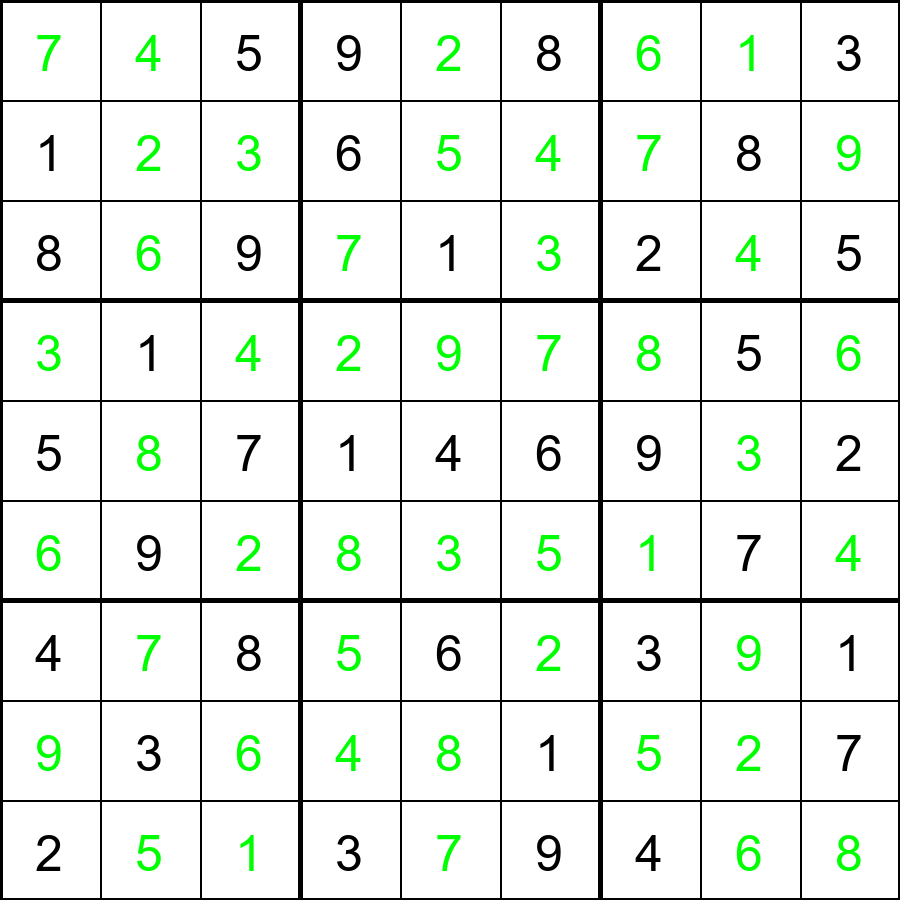
#> input picture backend/Temp/solution.png, 900 x 900 px
$ python -i Extract_Puzzle.py   (imports and definitions only)
#> lines starting #> are read from the running program, lines starting #| are printed output that depends on the picture; after the words box and inside, x2 and y2 are one past the last pixel; in counts of white or black regions, pixels touching at a corner belong together
#> further down, picture is the input picture: shape (900, 900, 3); mean B, G, R 231.6, 236.4, 231.6
# import the necessary packages
from imutils.perspective import four_point_transform
from keras_preprocessing.image import img_to_array
from skimage.segmentation import clear_border
import numpy as np
import imutils
import cv2
from Draw import *


def find_puzzle(image, debug=False):
    # convert the image to grayscale and blur it slightly
#> called with debug = False
    gray = cv2.cvtColor(image, cv2.COLOR_BGR2GRAY)
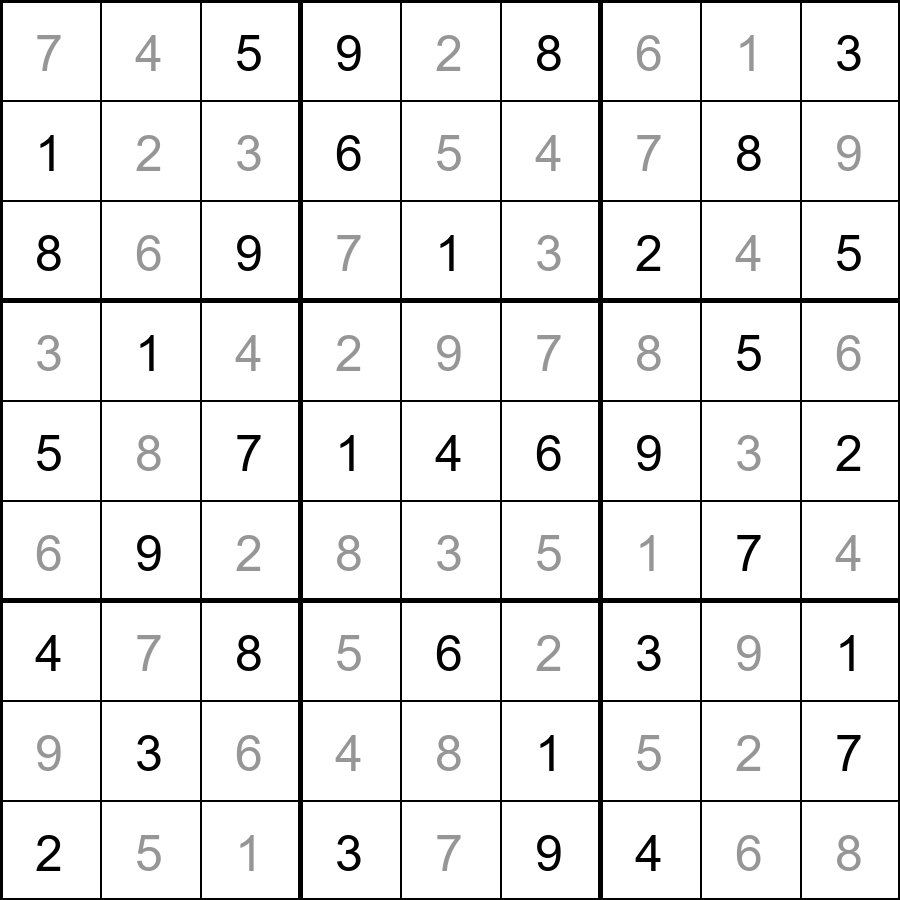
#> gray: shape (900, 900); min 0, max 255, mean 234.4
    blurred = cv2.GaussianBlur(gray, (7, 7), 3)
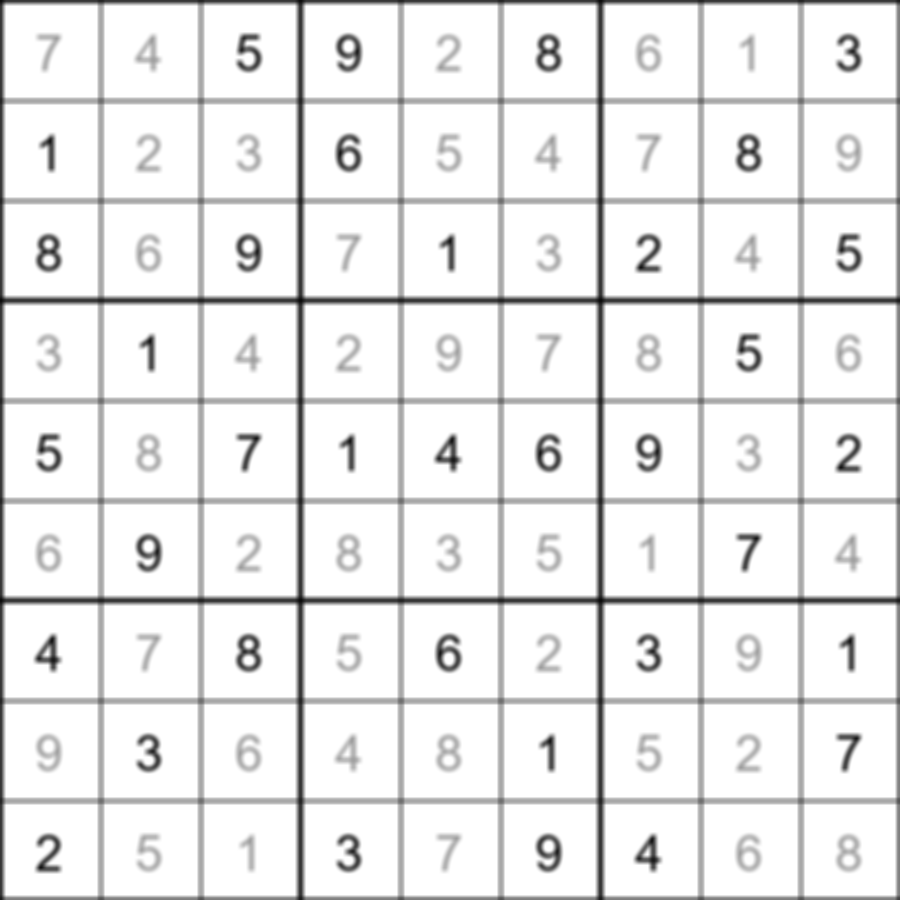
#> blurred: shape (900, 900); min 11, max 255, mean 234.6
    # apply adaptive thresholding and then invert the threshold map
    thresh = cv2.adaptiveThreshold(blurred, 255,
                                   cv2.ADAPTIVE_THRESH_GAUSSIAN_C, cv2.THRESH_BINARY, 11, 2)
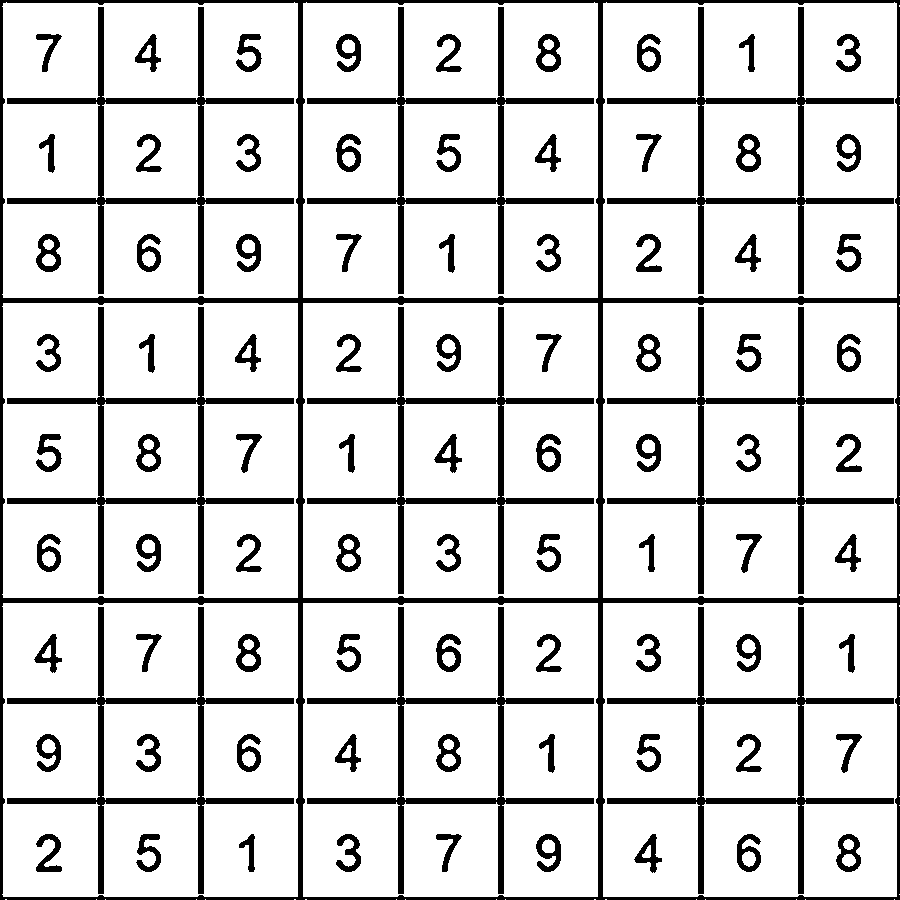
#> thresh: shape (900, 900); 84.7% white; 91 black regions, largest, box (x1, y1, x2, y2) and area: (0, 0, 900, 900) 29206, (7, 7, 294, 294) 6680, (307, 7, 594, 294) 6680
    thresh = cv2.bitwise_not(thresh)
#> thresh: shape (900, 900); 15.3% white; 91 white regions
    # check to see if we are visualizing each step of the image
    # processing pipeline (in this case, thresholding)
    if debug:
        cv2.imshow("Puzzle Thresh", thresh)
        cv2.waitKey(0)
    # find contours in the thresholded image and sort them by size in
    # descending order
    cnts = cv2.findContours(thresh.copy(), cv2.RETR_EXTERNAL, cv2.CHAIN_APPROX_SIMPLE)
#> cnts = 1 contour; box (x1, y1, x2, y2) and area: (0, 0, 900, 900) 808155
    cnts = imutils.grab_contours(cnts)
    cnts = sorted(cnts, key=cv2.contourArea, reverse=True)
    # initialize a contour that corresponds to the puzzle outline
    puzzleCnt = None
    # loop over the contours
    for c in cnts:
        # approximate the contour
        peri = cv2.arcLength(c, True)
        approx = cv2.approxPolyDP(c, 0.02 * peri, True)
        # if our approximated contour has four points, then we can
        # assume we have found the outline of the puzzle
        if len(approx) == 4:
            puzzleCnt = approx
            break
#> this loop made 1 pass
#> (peri, puzzleCnt) on pass 1: (3625.8, [[0, 0], [0, 899], [899, 899], [899, 0]])
    # if the puzzle contour is empty then our script could not find
    # the outline of the Sudoku puzzle so raise an error
    if puzzleCnt is None:
        raise Exception(("Could not find Sudoku puzzle outline. "
                         "Try debugging your thresholding and contour steps."))
    # check to see if we are visualizing the outline of the detected
    # Sudoku puzzle
    if debug:
        # draw the contour of the puzzle on the image and then display
        # it to our screen for visualization/debugging purposes
        output = image.copy()
        cv2.drawContours(output, [puzzleCnt], -1, (0, 255, 0), 2)
        cv2.imshow("Puzzle Outline", output)
        cv2.waitKey(0)
    # apply a four point perspective transform to both the original
    # image and grayscale image to obtain a top-down bird's eye view
    # of the puzzle
    puzzle = four_point_transform(image, puzzleCnt.reshape(4, 2))
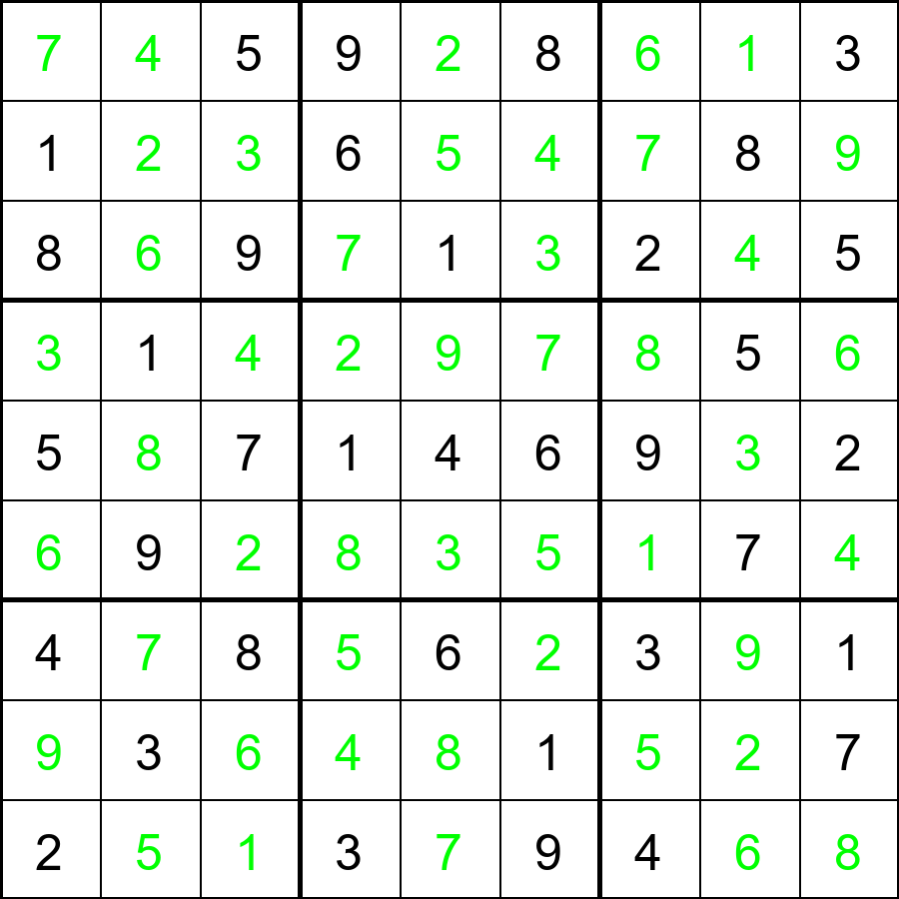
#> puzzle: shape (899, 899, 3); mean B, G, R 231.6, 236.4, 231.6
    warped = four_point_transform(gray, puzzleCnt.reshape(4, 2))
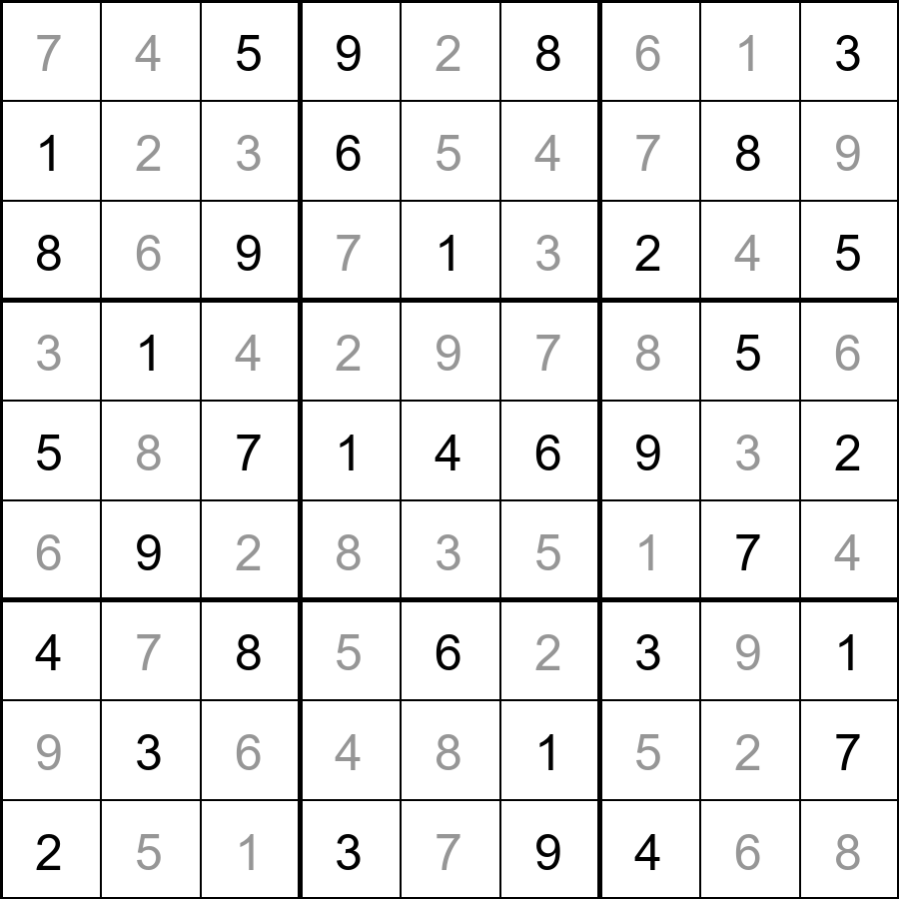
#> warped: shape (899, 899); min 0, max 255, mean 234.4
    # check to see if we are visualizing the perspective transform
    if debug:
        # show the output warped image (again, for debugging purposes)
        cv2.imshow("Puzzle Transform", puzzle)
        cv2.waitKey(0)
    # return a 2-tuple of puzzle in both RGB and grayscale
    return (puzzle, warped)


# [82 lines left out: functions extract_digit, extract_puzzle, not called in this run]

>>> import cv2
>>> picture = cv2.imread('Temp/solution.png')
>>> result = find_puzzle(picture)
